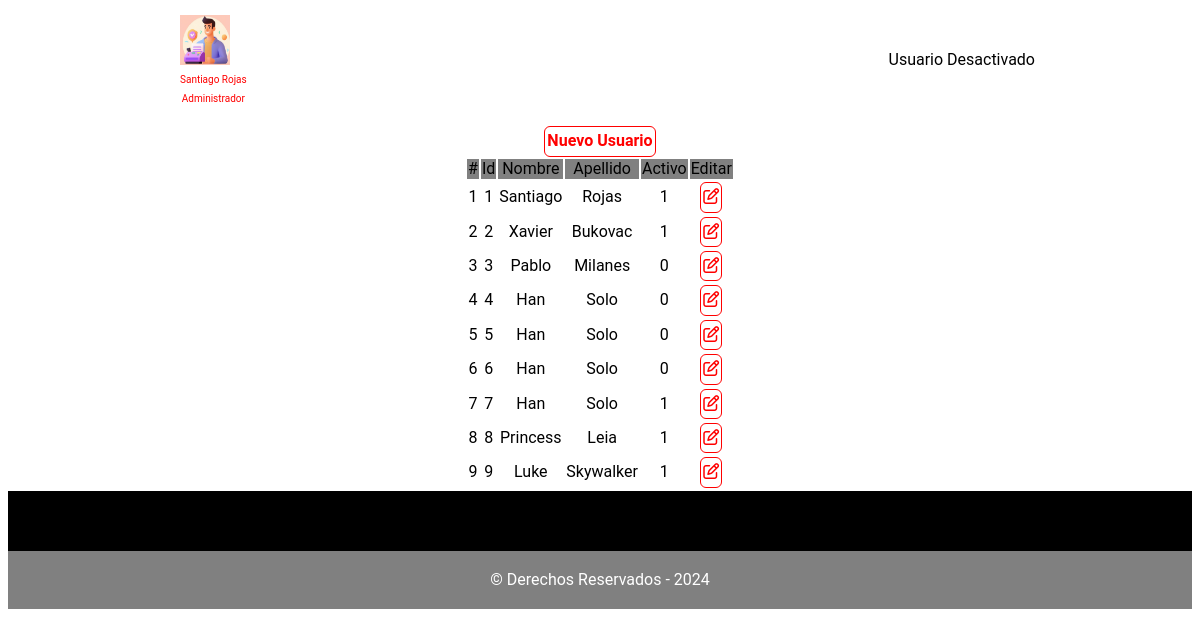
/Registro/php/usuarios.php?usuarioId=1, run on the app's committed database.
### tables this page shows
CREATE TABLE `usuariodatos`  (
  `usuarioDatosId` int NOT NULL AUTO_INCREMENT,
  `usuarioId` int NOT NULL,
  `UsuarioDatosNombre` text NOT NULL,
  `UsuarioDatosApellido` text NOT NULL,
  PRIMARY KEY (`usuarioDatosId`) USING BTREE
);

CREATE TABLE `permisos`  (
  `permisosId` int NOT NULL AUTO_INCREMENT,
  `usuarioId` int NOT NULL,
  `permisoNombre` text NOT NULL,
  `permisoCod` int NOT NULL,
  `permisoActivo` int NOT NULL DEFAULT 1,
  PRIMARY KEY (`permisosId`) USING BTREE
);

CREATE TABLE `usuario`  (
  `usuarioId` int NOT NULL AUTO_INCREMENT,
  `usuarioUser` text NOT NULL,
  `usuarioPass` text NOT NULL,
  `usuarioActive` int NOT NULL DEFAULT 1,
  PRIMARY KEY (`usuarioId`) USING BTREE
);

### Registro/php/usuarios.php (the view, shortened to what this page needs)
<?php
	include("../conn/conecmysql.php");
	$usuario_id = $_REQUEST['usuarioId'];
	$usuario_activo = $_REQUEST['usuarioActivo'];
	$sql = "SELECT * FROM usuariodatos WHERE usuarioId = '$usuario_id'";
	$query = mysqli_query($conexion, $sql);
	while ($row = mysqli_fetch_array($query)){
		$usuario_nombre = $row['UsuarioDatosNombre'];
		$usuario_apellido = $row['UsuarioDatosApellido'];
	}
	$sql2 = "SELECT * FROM permisos WHERE usuarioId = '$usuario_id'";
	$query2 = mysqli_query($conexion, $sql2);
	while ($row2 = mysqli_fetch_array($query2)){
		$permiso_nombre = $row2['permisoNombre'];
		$permiso_cod = $row2['permisoCod'];
	}
?>
<!DOCTYPE html>
<html>
<head>
	<link rel="stylesheet" type="text/css" href="../css/normalize.css">
	<link rel="stylesheet" type="text/css" href="../css/style.css">
</head>
<body>
	<header>
	<div class='container'>
		<a href="../index.php">
			<img src="../img/logo.png" height="50px" class="header-logo">
			<div align="center"><font size="1px"><?=$usuario_nombre." ".$usuario_apellido?></font>
			</div>
			<div align="center"><font size="1px"><?=$permiso_nombre?></font>
			</div>
		</a>
		<?php
			if($usuario_activo==1){
		?>
		<nav>
			<a href='pantalla_inicial.php?usuarioId=<?=$usuario_id ?>&usuarioActivo=<?=$usuario_activo?>'>Inicio</a>
			<a href="datos.php?usuarioId=<?=$usuario_id ?>">Datos Personales</a>
			<a href="registro.php?usuarioId=<?=$usuario_id ?>">Registros</a>
			<?php
			if($permiso_cod==1){
			?>
			<a href="usuarios.php?usuarioId=<?=$usuario_id ?>&usuarioActivo=<?=$usuario_activo?>">Usuarios</a>
			<?php } ?>
		</nav>
	<?php }else{
		echo "Usuario Desactivado";
	} ?>
	</div>
</header>
<main>
		<section id="inicio">
			<form method="post" name="form1">
				<br>
				<div align="center">
					<a href="nuevo_usuario.php?usuarioId=<?=$usuario_id?>" class="boton boton-rojo">
										Nuevo Usuario</a>
					<table>
						<tr align="center" valign="middle" bgcolor="grey">
							<td>#</td>
							<td>Id</td>
							<td>Nombre</td>
							<td>Apellido</td>
							<td>Activo</td>
							<td>Editar</td>
						</tr>
						<?php
							$contador=1;
							$sql3 = "SELECT * FROM usuariodatos";
							$query3 = mysqli_query($conexion, $sql3);
							while ($row3 = mysqli_fetch_array($query3)){ ?>
								<tr>
									<td align="center">
										<?=$contador++;?>
									</td>
									<td align="center">
										<?php
										$usuarios_ids = $row3['usuarioId'];
										echo $usuarios_ids;
										?>
									</td>
									<td align="center">
										<?php
										$usuarios_nombres = $row3['UsuarioDatosNombre'];
										echo $usuarios_nombres;
										?>
									</td>
									<td align="center">
										<?php
										$usuarios_apellidos = $row3['UsuarioDatosApellido'];
										echo $usuarios_apellidos;
										?>
									</td>
									<td align="center">
										<?php
										$sql4 = "SELECT * FROM usuario WHERE usuarioId=$usuarios_ids";
										$query4 = mysqli_query($conexion, $sql4);
										while ($row4 = mysqli_fetch_array($query4)){
										$usuarios_activos = $row4['usuarioActive'];
										}
										echo $usuarios_activos;
										?>
									</td>
									<td align="center">
										<a href="editar_usuario.php?usuariosIds=<?=$usuarios_ids?>&usuarioId=<?=$usuario_id?>" class="boton boton-rojo">
										<i class="fa-regular fa-pen-to-square"></i></a>
									</td>
								</tr>
						<?php	} ?>
					</table>
				</div>
			</form>
		</section>
</main>
</body>
<footer>
			<div class="barra-footer">
				&copy; Derechos Reservados - 2024
			</div>
	</footer>
</html>

### Registro/css/style.css (style rules this page uses)
* { box-sizing: border-box; }
body { font-family: Roboto; background-image: url(); background-repeat: no-repeat; background-position: center; }
a { display: inline-block; }
header { padding: 15px 0; position: fixed; top: 0; left: 0; width: 100%; z-index: 2; background-color: white; }
header .container { display: flex; justify-content: space-between; align-items: center; }
header .container .header-logo { width: 50px; }
header .container a { color: red; text-decoration: none; margin: 0 15px; }
.container { width: 900px; margin: 0 auto; padding-right: 15px; padding-left: 15px; position: relative; }
#inicio { position: relative; }
td { border:hidden; }
table { border: 0px solid #0000FF; background-color:#FFF; }
.boton { text-align: center; text-decoration: none; padding: 5px 2px; border: none; border-radius: 6px; }
.boton.boton-rojo { color: red; background-color: white; font-size: 16px; font-weight: bold; border: 1px solid red; }
footer { background-color: rgb(0, 0, 0); color: rgb(255, 255, 255); padding-top: 60px; }
footer .barra-footer { background-color: grey; text-align: center; padding-left: 15px; padding-right: 15px; padding-top: 20px; padding-bottom: 20px; }

### data on the page
usuariodatos: UsuarioDatosNombre "Santiago", UsuarioDatosApellido "Rojas", usuarioId "1", usuarioId.usuarioActive "1"
permisos: permisoNombre "Administrador"
usuariodatos: usuarioId "2", UsuarioDatosNombre "Xavier", UsuarioDatosApellido "Bukovac", usuarioId.usuarioActive "1"
usuariodatos: usuarioId "3", UsuarioDatosNombre "Pablo", UsuarioDatosApellido "Milanes", usuarioId.usuarioActive "0"
usuariodatos: usuarioId "4", UsuarioDatosNombre "Han", UsuarioDatosApellido "Solo", usuarioId.usuarioActive "0"
usuariodatos: usuarioId "5", UsuarioDatosNombre "Han", UsuarioDatosApellido "Solo", usuarioId.usuarioActive "0"
usuariodatos: usuarioId "6", UsuarioDatosNombre "Han", UsuarioDatosApellido "Solo", usuarioId.usuarioActive "0"
usuariodatos: usuarioId "7", UsuarioDatosNombre "Han", UsuarioDatosApellido "Solo", usuarioId.usuarioActive "1"
usuariodatos: usuarioId "8", UsuarioDatosNombre "Princess", UsuarioDatosApellido "Leia", usuarioId.usuarioActive "1"
usuariodatos: usuarioId "9", UsuarioDatosNombre "Luke", UsuarioDatosApellido "Skywalker", usuarioId.usuarioActive "1"
